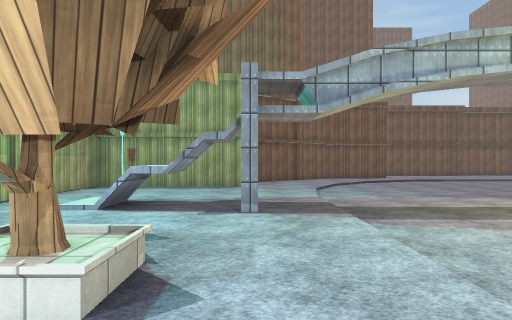
View 1 (above)

24 first-person views from a walk through a 3-D level made in the Unity game engine. The camera is 1.5 m above the floor, looks level and sees 70° across. The floor is counted in squares, 1.89 m on a side. Each view is taken from the middle of a square. On the plan, view 1 faces up. The plan holds only what a view shows up to about 12 squares ahead; the rest is blank. The place goes on beyond the plan. The player character is not drawn. Surface patterns are stand-ins for the level's own textures.

View 2
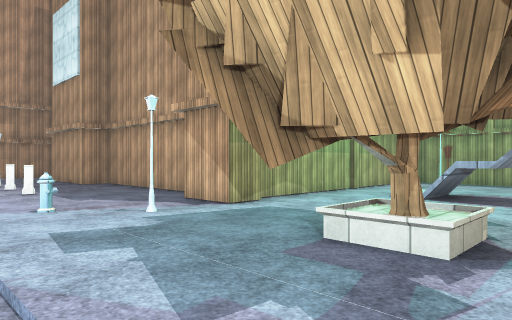

View 3
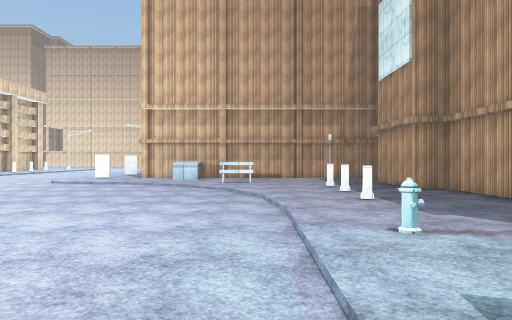

View 4
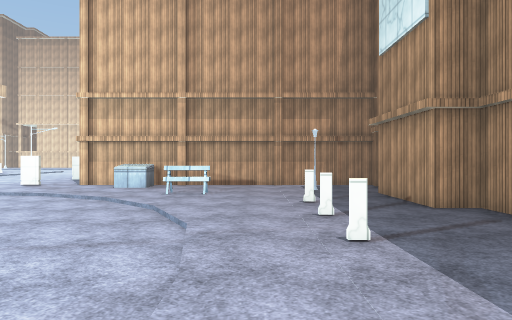

View 5
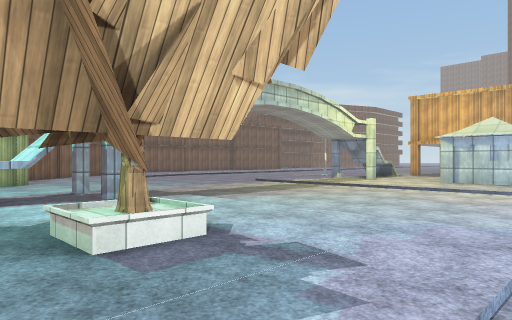

View 6
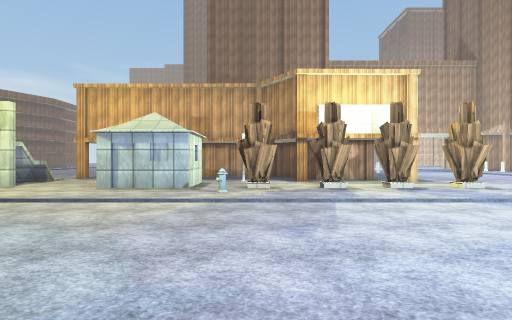

View 7
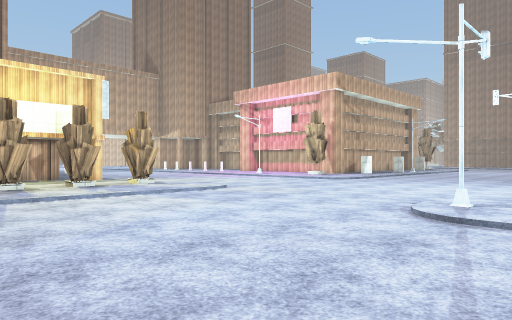

View 8
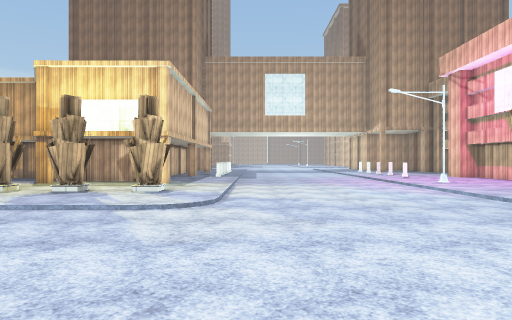

View 9
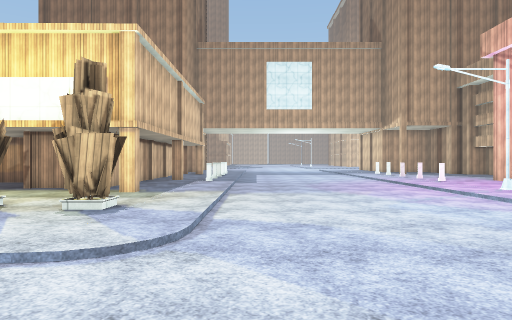

View 10
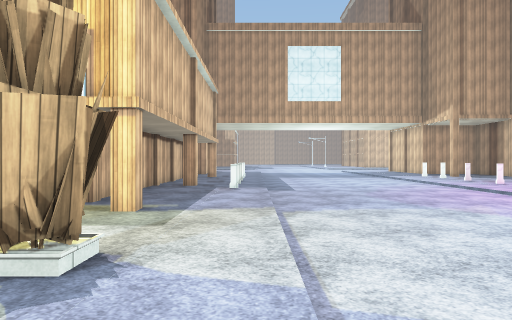

View 11
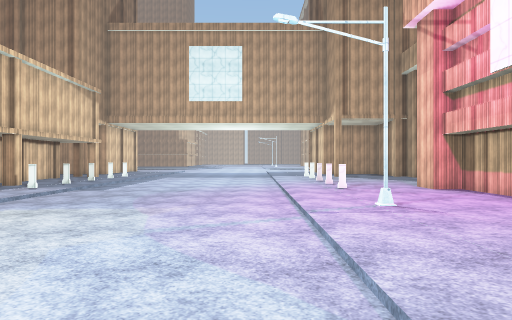

View 12
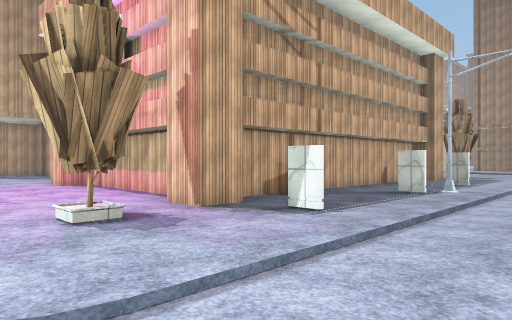

View 13
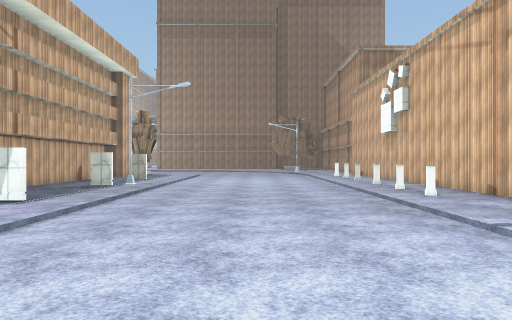

View 14
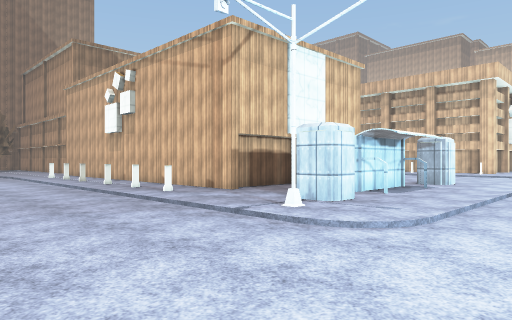

View 15
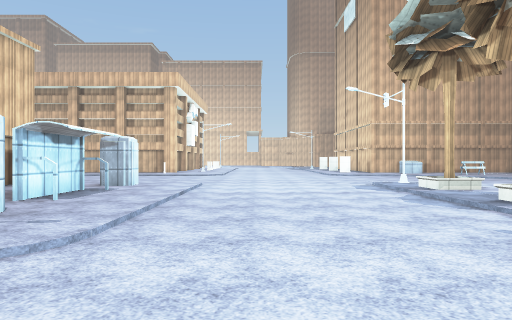

View 16
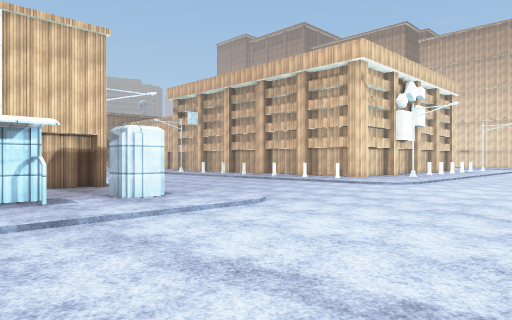

View 17
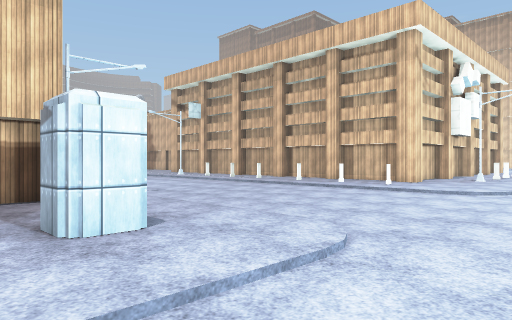

View 18
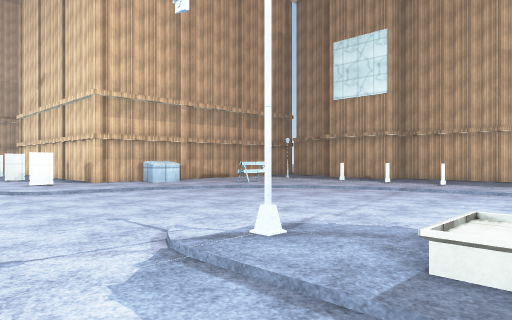

View 19
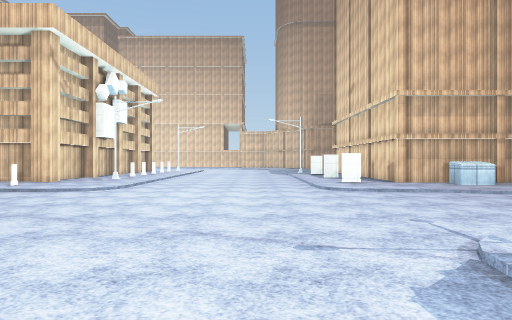

View 20
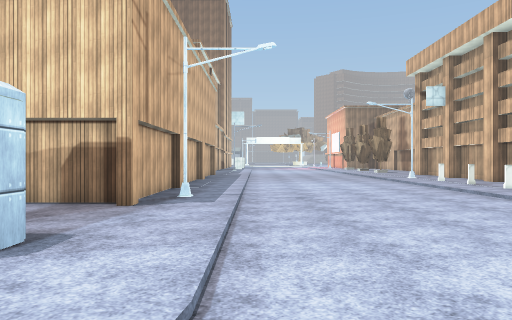

View 21
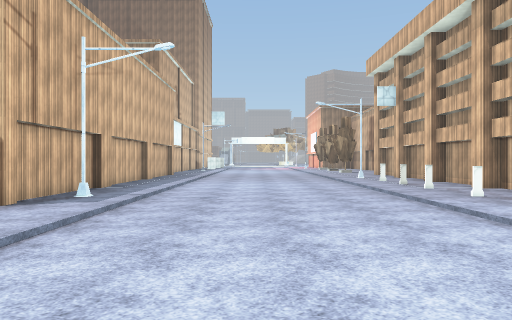

View 22
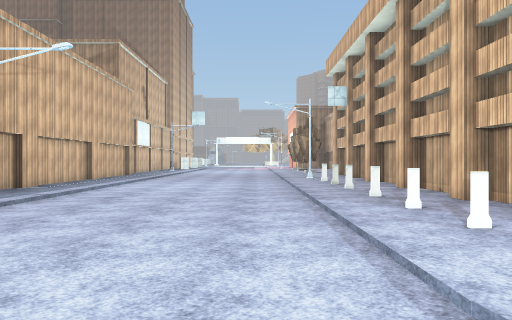

View 23
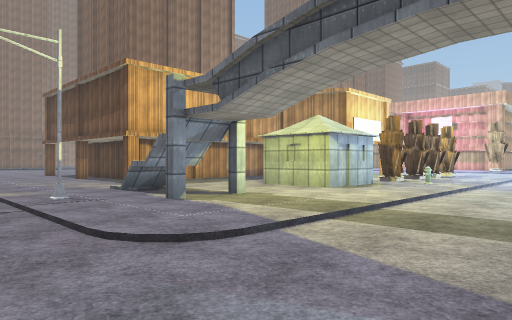

View 24
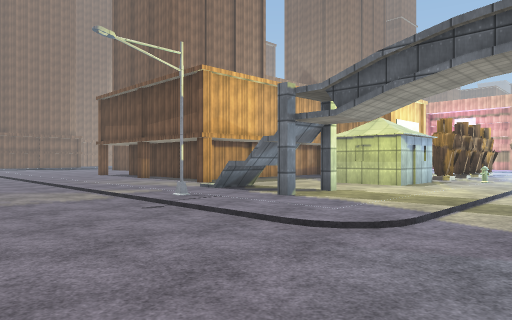

### Floor plan
Key: @ floor where view 1 was taken; # wall or solid block; x gap in a wall; . main floor; : floor 0.25 m higher than the main floor; / step, stairs or slope; = window, fence, low wall or low ledge; ^ raised ledge.
Columns run from 17 left of view 1 to 19 right of it. Each row starts with its distance up from view 1.
 13                       . ..
 12                  :::...........
 11             #####::/................
 10             #::::::.................
  9             #:#::::...../:::#:::::::
  8             #::::::...../:::::::::::
  7             #:/^##:...../::#^^:::::
  6             #:/^##:...../::#^^::#:
  5             #::::::...../::::::
  4 ##    #######::::::...../::::::
  3 #:::###:::::#::##::...../::##:
  2 #:#::::::::::::##::...../::##
  1 #::::#:::::=:::#:::...../::##
  0 #::::::::::::::::@/...../=:::
 -1 #:::::://.............../::::    #
 -2 #:::#/........   ......./::::::  #
 -3 #^::/.........  ......../::#::x
 -4 #^::/.......    ......../::x:::#
 -5 #::/.......      ......./:##:::######
 -6 :::/.....////    //...../:##:#::::#::
 -7 :#:/.....:#/#::  :#...../::::::::#::x
 -8 ::/....../::::::::/...../::::::::::::
 -9 .....................................
-10 .....................................
-11 .....................................
-12 .....................................
-13 .....................................
-14 ::/....../::::::::/...../::::::::::::
-15 :::/.....::::::::::...../:::::#::#:#:
-16 :::/.....::xx##:#:#...../::::::::::::
-17 #://.....::::::::::...../::::::::::::
-18 #://.....::::::::::...../#:####### ::
-19 #::/.....:#######::...../::#
-20 #:#/.....:#     #::...../::#
-21 #::/.....:#     #::...../::#
-22 #:#/.....:#     #::...../#:#
-23 #::/.....:#     #::.....//:#
-24 #://.....:#     #::...../::#
-25 #:x/.....:#       :..   //:#

Where each view was taken, in squares from view 1:
view 1: 0 up, 0 right, facing up
view 2: 1 down, 0 right, facing up-left
view 3: 1 down, 2 left, facing left
view 4: 0 up, 5 left, facing left
view 5: 1 down, 3 left, facing up-right
view 6: 1 down, 0 right, facing right
view 7: 1 down, 1 left, facing down-right
view 8: 9 down, 1 right, facing right
view 9: 9 down, 4 right, facing right
view 10: 8 down, 7 right, facing right
view 11: 13 down, 7 right, facing right
view 12: 14 down, 5 right, facing down-right
view 13: 12 down, 4 right, facing down
view 14: 12 down, 5 right, facing down-left
view 15: 12 down, 4 right, facing left
view 16: 9 down, 3 left, facing down-left
view 17: 12 down, 5 left, facing down-left
view 18: 10 down, 5 left, facing up-left
view 19: 10 down, 5 left, facing left
view 20: 13 down, 9 left, facing down
view 21: 13 down, 11 left, facing down
view 22: 13 down, 13 left, facing down
view 23: 11 up, 4 right, facing down-right
view 24: 13 up, 5 right, facing down-right
